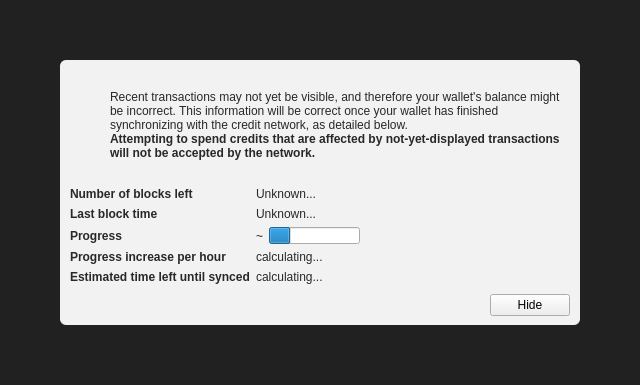
<?xml version="1.0" encoding="UTF-8"?>
<ui version="4.0">
 <class>ModalOverlay</class>
 <widget class="ModalOverlay" name="ModalOverlay">
  <property name="geometry">
   <rect>
    <x>0</x>
    <y>0</y>
    <width>640</width>
    <height>385</height>
   </rect>
  </property>
  <property name="windowTitle">
   <string>Form</string>
  </property>
  <layout class="QVBoxLayout" name="verticalLayout" stretch="0">
   <property name="sizeConstraint">
    <enum>QLayout::SetDefaultConstraint</enum>
   </property>
   <property name="leftMargin">
    <number>0</number>
   </property>
   <property name="topMargin">
    <number>0</number>
   </property>
   <property name="rightMargin">
    <number>0</number>
   </property>
   <property name="bottomMargin">
    <number>0</number>
   </property>
   <item>
    <widget class="QWidget" name="bgWidget" native="true">
     <property name="styleSheet">
      <string notr="true">#bgWidget { background: rgba(0,0,0,220); }</string>
     </property>
     <layout class="QVBoxLayout" name="verticalLayoutMain" stretch="1">
      <property name="leftMargin">
       <number>60</number>
      </property>
      <property name="topMargin">
       <number>60</number>
      </property>
      <property name="rightMargin">
       <number>60</number>
      </property>
      <property name="bottomMargin">
       <number>60</number>
      </property>
      <item>
       <widget class="QWidget" name="contentWidget" native="true">
        <property name="styleSheet">
         <string notr="true">#contentWidget { background: rgba(255,255,255,240); border-radius: 6px; }

QLabel { color: rgb(40,40,40);  }</string>
        </property>
        <layout class="QVBoxLayout" name="verticalLayoutSub" stretch="1,0,0,0">
         <property name="spacing">
          <number>0</number>
         </property>
         <property name="leftMargin">
          <number>10</number>
         </property>
         <property name="topMargin">
          <number>10</number>
         </property>
         <property name="rightMargin">
          <number>10</number>
         </property>
         <property name="bottomMargin">
          <number>10</number>
         </property>
         <item>
          <layout class="QHBoxLayout" name="horizontalLayoutIconText" stretch="0,1">
           <property name="topMargin">
            <number>20</number>
           </property>
           <item>
            <layout class="QVBoxLayout" name="verticalLayoutIcon">
             <property name="leftMargin">
              <number>0</number>
             </property>
             <item>
              <widget class="QPushButton" name="warningIcon">
               <property name="enabled">
                <bool>false</bool>
               </property>
               <property name="text">
                <string/>
               </property>
               <property name="icon">
                <iconset>
                 <normaloff>:/icons/warning</normaloff>
                 <disabledoff>:/icons/warning</disabledoff>:/icons/warning</iconset>
               </property>
               <property name="iconSize">
                <size>
                 <width>48</width>
                 <height>48</height>
                </size>
               </property>
               <property name="flat">
                <bool>true</bool>
               </property>
              </widget>
             </item>
             <item>
              <spacer name="verticalSpacerWarningIcon">
               <property name="orientation">
                <enum>Qt::Vertical</enum>
               </property>
               <property name="sizeHint" stdset="0">
                <size>
                 <width>20</width>
                 <height>40</height>
                </size>
               </property>
              </spacer>
             </item>
            </layout>
           </item>
           <item>
            <layout class="QVBoxLayout" name="verticalLayoutInfoText">
             <property name="leftMargin">
              <number>0</number>
             </property>
             <property name="topMargin">
              <number>0</number>
             </property>
             <item>
              <widget class="QLabel" name="infoText">
               <property name="text">
                <string>Recent transactions may not yet be visible, and therefore your wallet's balance might be incorrect. This information will be correct once your wallet has finished synchronizing with the credit network, as detailed below.</string>
               </property>
               <property name="textFormat">
                <enum>Qt::RichText</enum>
               </property>
               <property name="wordWrap">
                <bool>true</bool>
               </property>
              </widget>
             </item>
             <item>
              <widget class="QLabel" name="infoTextStrong">
               <property name="font">
                <font>
                 <weight>75</weight>
                 <bold>true</bold>
                </font>
               </property>
               <property name="text">
                <string>Attempting to spend credits that are affected by not-yet-displayed transactions will not be accepted by the network.</string>
               </property>
               <property name="textFormat">
                <enum>Qt::RichText</enum>
               </property>
               <property name="wordWrap">
                <bool>true</bool>
               </property>
              </widget>
             </item>
             <item>
              <spacer name="verticalSpacerInTextSpace">
               <property name="orientation">
                <enum>Qt::Vertical</enum>
               </property>
               <property name="sizeHint" stdset="0">
                <size>
                 <width>20</width>
                 <height>40</height>
                </size>
               </property>
              </spacer>
             </item>
            </layout>
           </item>
          </layout>
         </item>
         <item>
          <spacer name="verticalSpacerAfterText">
           <property name="orientation">
            <enum>Qt::Vertical</enum>
           </property>
           <property name="sizeHint" stdset="0">
            <size>
             <width>20</width>
             <height>40</height>
            </size>
           </property>
          </spacer>
         </item>
         <item>
          <layout class="QFormLayout" name="formLayout">
           <property name="fieldGrowthPolicy">
            <enum>QFormLayout::FieldsStayAtSizeHint</enum>
           </property>
           <property name="horizontalSpacing">
            <number>6</number>
           </property>
           <property name="verticalSpacing">
            <number>6</number>
           </property>
           <property name="topMargin">
            <number>10</number>
           </property>
           <item row="0" column="0">
            <widget class="QLabel" name="labelNumberOfBlocksLeft">
             <property name="font">
              <font>
               <weight>75</weight>
               <bold>true</bold>
              </font>
             </property>
             <property name="text">
              <string>Number of blocks left</string>
             </property>
            </widget>
           </item>
           <item row="0" column="1">
            <widget class="QLabel" name="numberOfBlocksLeft">
             <property name="text">
              <string>Unknown...</string>
             </property>
            </widget>
           </item>
           <item row="1" column="0">
            <widget class="QLabel" name="labelLastBlockTime">
             <property name="font">
              <font>
               <weight>75</weight>
               <bold>true</bold>
              </font>
             </property>
             <property name="text">
              <string>Last block time</string>
             </property>
            </widget>
           </item>
           <item row="1" column="1">
            <widget class="QLabel" name="newestBlockDate">
             <property name="sizePolicy">
              <sizepolicy hsizetype="Maximum" vsizetype="Preferred">
               <horstretch>0</horstretch>
               <verstretch>0</verstretch>
              </sizepolicy>
             </property>
             <property name="text">
              <string>Unknown...</string>
             </property>
            </widget>
           </item>
           <item row="2" column="0">
            <widget class="QLabel" name="labelSyncDone">
             <property name="font">
              <font>
               <weight>75</weight>
               <bold>true</bold>
              </font>
             </property>
             <property name="text">
              <string>Progress</string>
             </property>
            </widget>
           </item>
           <item row="2" column="1">
            <layout class="QHBoxLayout" name="horizontalLayoutSync" stretch="0,1">
             <item>
              <widget class="QLabel" name="percentageProgress">
               <property name="text">
                <string notr="true">~</string>
               </property>
              </widget>
             </item>
             <item>
              <widget class="QProgressBar" name="progressBar">
               <property name="value">
                <number>24</number>
               </property>
               <property name="format">
                <string/>
               </property>
              </widget>
             </item>
            </layout>
           </item>
           <item row="4" column="0">
            <widget class="QLabel" name="labelProgressIncrease">
             <property name="font">
              <font>
               <weight>75</weight>
               <bold>true</bold>
              </font>
             </property>
             <property name="text">
              <string>Progress increase per hour</string>
             </property>
            </widget>
           </item>
           <item row="4" column="1">
            <widget class="QLabel" name="progressIncreasePerH">
             <property name="text">
              <string>calculating...</string>
             </property>
            </widget>
           </item>
           <item row="5" column="0">
            <widget class="QLabel" name="labelEstimatedTimeLeft">
             <property name="font">
              <font>
               <weight>75</weight>
               <bold>true</bold>
              </font>
             </property>
             <property name="text">
              <string>Estimated time left until synced</string>
             </property>
            </widget>
           </item>
           <item row="5" column="1">
            <widget class="QLabel" name="expectedTimeLeft">
             <property name="text">
              <string>calculating...</string>
             </property>
            </widget>
           </item>
          </layout>
         </item>
         <item>
          <layout class="QHBoxLayout" name="horizontalLayoutButtons">
           <property name="leftMargin">
            <number>10</number>
           </property>
           <property name="topMargin">
            <number>10</number>
           </property>
           <item>
            <spacer name="horizontalSpacer">
             <property name="orientation">
              <enum>Qt::Horizontal</enum>
             </property>
             <property name="sizeHint" stdset="0">
              <size>
               <width>40</width>
               <height>20</height>
              </size>
             </property>
            </spacer>
           </item>
           <item>
            <widget class="QPushButton" name="closeButton">
             <property name="text">
              <string>Hide</string>
             </property>
            </widget>
           </item>
          </layout>
         </item>
        </layout>
       </widget>
      </item>
     </layout>
    </widget>
   </item>
  </layout>
 </widget>
 <customwidgets>
  <customwidget>
   <class>ModalOverlay</class>
   <extends>QWidget</extends>
   <header>qt/modaloverlay.h</header>
   <container>1</container>
  </customwidget>
 </customwidgets>
 <resources/>
 <connections/>
</ui>
